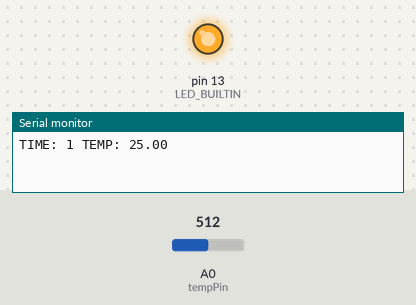
Recording of a sketch running on a simulated Arduino Uno, built with avr-gcc and run on an emulated ATmega328P. Parts: output pins drawn as LEDs (lit = HIGH), the last lines printed to the serial monitor. Inputs (shaded band) come from the test bench; at power-on: A0 (tempPin) = 512.

Above: at 4.2 s.
4.3 s: A0 (tempPin) set to 775
7.2 s: A0 (tempPin) set to 801
At 9.8 s:
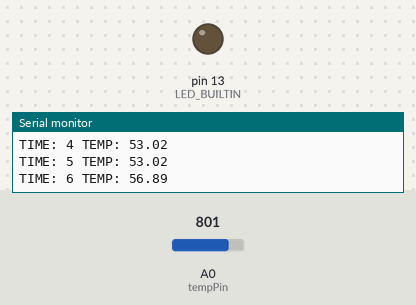
Timing chart, 0 to 11.3 s (numbered marks = the images above; inputs shaded):
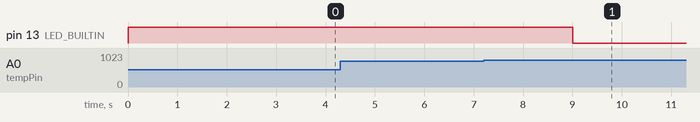

The sketch:

rc_Car_REMOTE.ino
```cpp
// charging controller code


int tempPin = 0;
int countSeconds=0;
int minsToStopAt=80;
boolean timeUpFlag=false;
float tempSetMax = 55.0;
void setup()
{
  pinMode(LED_BUILTIN, OUTPUT);
  digitalWrite(LED_BUILTIN,HIGH);
  Serial.begin(9600);
  delay(3000);
}
void loop()
{

  if(!timeUpFlag){
  int tempReading = analogRead(tempPin);
  double tempK = log(10000.0 * ((1024.0 / tempReading - 1)));
  tempK = 1 / (0.001129148 + (0.000234125 + (0.0000000876741 * tempK * tempK )) * tempK );       //  Temp Kelvin
  float tempC = tempK - 273.15;            // Convert Kelvin to Celcius


  delay(1000);

   countSeconds++;

  if(countSeconds >= minsToStopAt * 60 || tempC >= tempSetMax){
    timeUpFlag=true;

  }

Serial.print("TIME: ");
Serial.print(countSeconds);
Serial.print(" TEMP: ");
Serial.println(tempC);
  }
  else{
    digitalWrite(LED_BUILTIN,LOW);
  }

}
```

Measured:
- the behaviour switches between 788 and 789 on A0 (tempPin) (found by bisection; images 0 and 1)
- after the input at 7.2 s, pin 13 (LED_BUILTIN): HIGH → LOW after 1.8 s
